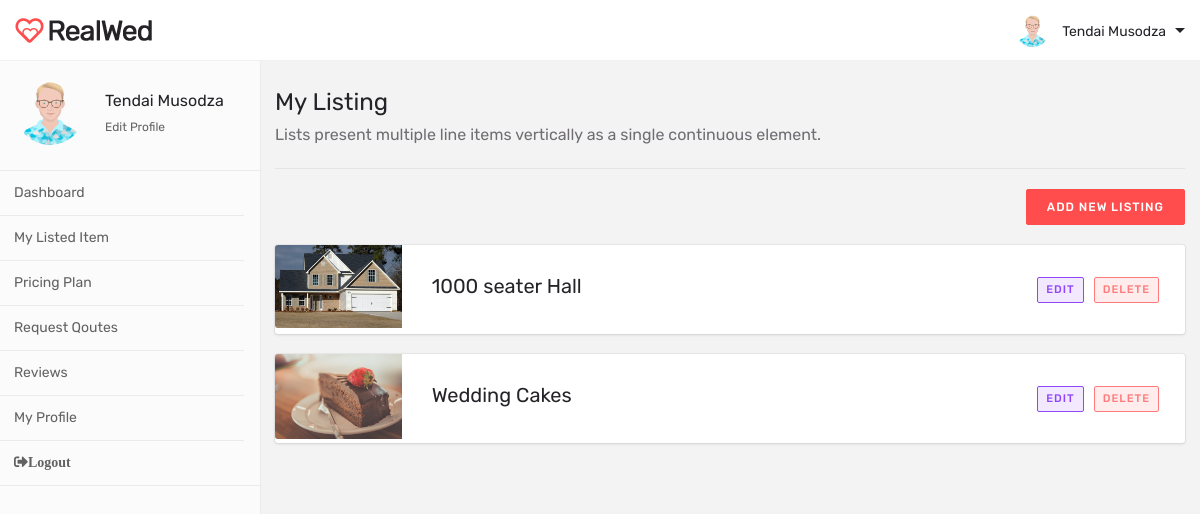
The app's page /accounts/listing (signed in) with its own data.
### vendors/models.py (models this page shows)
class Vendors(models.Model):
    Purposes = (
        (1, 'Choose'),
        (2, 'Photographer'),
        (3, 'Florist'),
        (4, 'Cake'),
        (5, 'Catering'),
        (6, 'Clothing'),
        (7, 'Dj'),
        (8, 'Venue'),
    )
    user = models.OneToOneField(User, on_delete=models.DO_NOTHING)
    bzname = models.CharField(max_length=200)
    photo = models.ImageField(default='default.png', upload_to='photos/%Y/%m/%d/', blank=True)
    description = models.TextField(blank=True)
    purpose = models.IntegerField(choices=Purposes,default=1)
    address = models.CharField(max_length=200)
    phone = models.CharField(max_length=20)
    paid = models.BooleanField(default=False)
    facebook = models.CharField(max_length=200,blank=True)
    twitter = models.CharField(max_length=200,blank=True)
    instagram = models.CharField(max_length=200,blank=True)
    youtube = models.CharField(max_length=200,blank=True)
    reg_date = models.DateTimeField(default=datetime.now, blank=True)

### listings/models.py (models this page shows, shortened)
class Listing(models.Model):
    Category = (
        (1, 'Choose'),
        (2, 'Photographer'),
        (3, 'Florist'),
        (4, 'Cake'),
        (5, 'Catering'),
        (6, 'Clothing'),
        (7, 'Dj'),
        (8, 'Venue'),
    )
    user = models.ForeignKey(User,on_delete=models.DO_NOTHING)
    title = models.CharField(max_length=200)
    category = models.IntegerField(choices=Category,default=1)
    list_description = models.TextField(blank=True)
    price = models.IntegerField()
    capacity = models.IntegerField()
    longtude = models.IntegerField()
    latitude = models.IntegerField()
    facebook = models.CharField(max_length=200)
    twitter = models.CharField(max_length=200)
    instagram = models.CharField(max_length=200)
    youtube = models.CharField(max_length=200)
    photo_main = models.ImageField(default='3.jpg',upload_to='photos/listings/')
    photo_1 = models.ImageField(upload_to='photos/listings/', blank=True)
    photo_2 = models.ImageField(upload_to='photos/listings/', blank=True)
    photo_3 = models.ImageField(upload_to='photos/listings/', blank=True)
    photo_4 = models.ImageField(upload_to='photos/listings/', blank=True)
    photo_5 = models.ImageField(upload_to='photos/listings/', blank=True)
    photo_6 = models.ImageField(upload_to='photos/listings/', blank=True)
    is_published = models.BooleanField(default=True)
    list_date = models.DateTimeField(default=datetime.now, blank=True)

### accounts/views.py (the view)
# urls.py: path('listing', views.dlisting ,name='dashboard-listing'),
def dlisting(request):
    user_listings = Listing.objects.order_by('-list_date').filter(user=request.user.id)
    if request.user.is_authenticated:
        user_id = request.user.id
        user_profile = Vendors.objects.get(user_id=user_id)
        context = {
            'listings': user_listings,
        }
        return render(request, 'accounts/dashboard-listing.html',context)

### templates/accounts/dashboard-listing.html (shortened to what this page needs)
{% extends 'user_base.html' %}
{% load static %}
{% load humanize %}
{% block  content %}
 <div class="dashboard-content">
            <div class="container">
                <div class="row">
                    <div class="col-xl-12 col-lg-12 col-md-12 col-sm-12 col-12">
                        <div class="dashboard-page-header">
                            <h3 class="dashboard-page-title">My Listing</h3>
                            <p>Lists present multiple line items vertically as a single continuous element.</p>
                        </div>
                    </div>
                </div>
                <div class="row">
                    <div class="col-xl-12 col-lg-12 col-md-12 col-sm-12 col-12 text-right mb20">
                        <a href="{% url 'listing-create' %}" class="btn btn-default btn-sm">add new Listing</a>
                    </div>
                </div>
                <div class="dashboard-vendor-list">
                    <ul class="list-unstyled">
                         {% if listings %}
    {% for listing in listings %}
                        <li>
                            <div class="dashboard-list-block">
                                <div class="row">
                                    <div class="col-xl-2 col-lg-4 col-md-12 col-sm-12 col-12">
                                        <div class="dashboard-list-img"><a href="{% url 'listing-update' listing.id %}">
                                             {% if listing.photo_main %}
                                            <img src="{{ listing.photo_main.url }}" alt="" class="img-fluid">
                                        {% endif %}</a></div>
                                    </div>
                                    <div class="col-xl-7 col-lg-5 col-md-6 col-sm-12 col-12 ">
                                        <div class="dashboard-list-content">
                                            <h3 class="mb0"><a href="{% url 'listing-update' listing.id %}" class="title">{{ listing.title }}</a></h3>
                                        </div>
                                    </div>
                                    <div class="col-xl-3 col-lg-3 col-md-12 col-sm-12 col-12">
                                        <div class="dashboard-list-btn"><a href="{% url 'listing-update' listing.id %}" class="btn btn-outline-violate btn-xs mr10">edit</a><a href="{% url 'listing-delete' listing.id %}" class="btn btn-outline-pink btn-xs ">delete</a></div>
                                    </div>
                                </div>
                            </div>
                        </li>
                         {% endfor %}
          {% else %}
          <div class="col-md-12">
              <p>NO Listings Available</p>
          </div>
          {% endif %}
                    </ul>
                </div>
            </div>
        </div>
    </div>
{%  endblock %}

### templates/user_base.html (shortened to what this page needs)
{% load static %}
<!DOCTYPE html>
<html lang="en">
<head>
    <link href="{% static 'css/bootstrap.min.css' %}" rel="stylesheet">
    <link href="{% static 'fontawesome/css/fontawesome-all.css' %}" rel="stylesheet">
    <link href="{% static 'fontello/css/fontello.css' %}" rel="stylesheet">
    <link href="{% static 'css/summernote-bs4.css' %}" rel="stylesheet">
    <link href="{% static 'css/style.css' %}" rel="stylesheet">
    <link rel="stylesheet" type="text/css" href="{% static 'css/offcanvas.css' %}">
</head>
<body class="body-bg">
    <div class="dashboard-header">
        <div class="container-fluid">
            <div class="row">
                <div class="col-xl-10 col-lg-10 col-md-8 col-sm-12 col-6">
                    <div class="header-logo">
                        <a href="{% url 'index' %}"><img src="{% static 'img/logo.png' %}" alt="Weddings | Find A Wedding Venue &amp; Supplier WordPress Theme"></a>
                    </div>
                </div>
                <div class="col-xl-2 col-lg-2 text-right col-md-4 col-sm-12 col-6">
                    <div class="user-vendor">
                        <div class="dropdown">
                            <a class="dropdown-toggle" id="dropdownMenuButton" href="#" data-toggle="dropdown" aria-haspopup="true" aria-expanded="false">
                           <span class="user-icon">  <img src="{{ user.vendors.photo.url }}" alt="" class="rounded-circle mb10"></span><span class="user-vendor-name">{{ user.first_name }}   {{ user.last_name}}</span>
                        </a>
                        </div>
                    </div>
                </div>
            </div>
        </div>
    </div>
    <div class="dashboard-wrapper">
        <div class="dashboard-sidebar offcanvas-collapse">
            <div class="vendor-user-profile">
                <div class="vendor-profile-img">
                    <img src="{{ user.vendors.photo.url }}" alt="" class="rounded-circle"></div>
                <h3 class="vendor-profile-name">{{ user.first_name}}   {{ user.last_name}}</h3>
                <a href="{% url 'profile' %}" class="edit-link">edit profile</a>
            </div>
            <div class="dashboard-nav">
                <ul class="list-unstyled">
                    <li
          {% if 'dashboard' in request.path %}
                  class="nav-item active mr-3"
                  {% else %}
                  class="nav-item  mr-3"
                  {% endif %}>
            <a class="nav-link" href="{% url 'dashboard' %}">
            Dashboard</a>
          </li>
                    <li
          {% if 'dashboard-listing' in request.path %}
                  class="nav-item active mr-3"
                  {% else %}
                  class="nav-item  mr-3"
                  {% endif %}>
            <a class="nav-link" href="{% url 'dashboard-listing' %}">
            My Listed Item</a>
          </li>
                    <li
          {% if 'dashboard-pricing' in request.path %}
                  class="nav-item active mr-3"
                  {% else %}
                  class="nav-item  mr-3"
                  {% endif %}>
            <a class="nav-link" href="{% url 'dashboard-pricing' %}">
            Pricing Plan</a>
          </li>
                    <li
          {% if 'qoute-request' in request.path %}
                  class="nav-item active mr-3"
                  {% else %}
                  class="nav-item  mr-3"
                  {% endif %}>
            <a class="nav-link" href="{% url 'qoute-request' %}">
            Request Qoutes</a>
          </li>
                    <li
          {% if 'dashboard-reviews' in request.path %}
                  class="nav-item active mr-3"
                  {% else %}
                  class="nav-item  mr-3"
                  {% endif %}>
            <a class="nav-link" href="{% url 'dashboard-reviews' %}">
            Reviews</a>
          </li>
                    <li
          {% if 'profile' in request.path %}
                  class="nav-item active mr-3"
                  {% else %}
                  class="nav-item  mr-3"
                  {% endif %}>
            <a class="nav-link" href="{% url 'profile' %}">
            My Profile</a>
          </li>
                    <li>
            <a class="nav-link" href="javascript:{document.getElementById('logout').submit()}"> <i class="fas fa-sign-out-alt">Logout</i></a>
          </li>
                </ul>
            </div>
        </div>
{% block content %}
{% endblock  %}
</body>
</html>

### RealWedding/static/css/offcanvas.css (style rules this page uses)
html, body { overflow-x: hidden; }

### records on screen
Listing: photo_main (picture), title "1000 seater Hall"
Listing: photo_main (picture), title "Wedding Cakes"

### other values on screen
{{ user.first_name }} "Tendai"
{{ user.last_name }} "Musodza"
